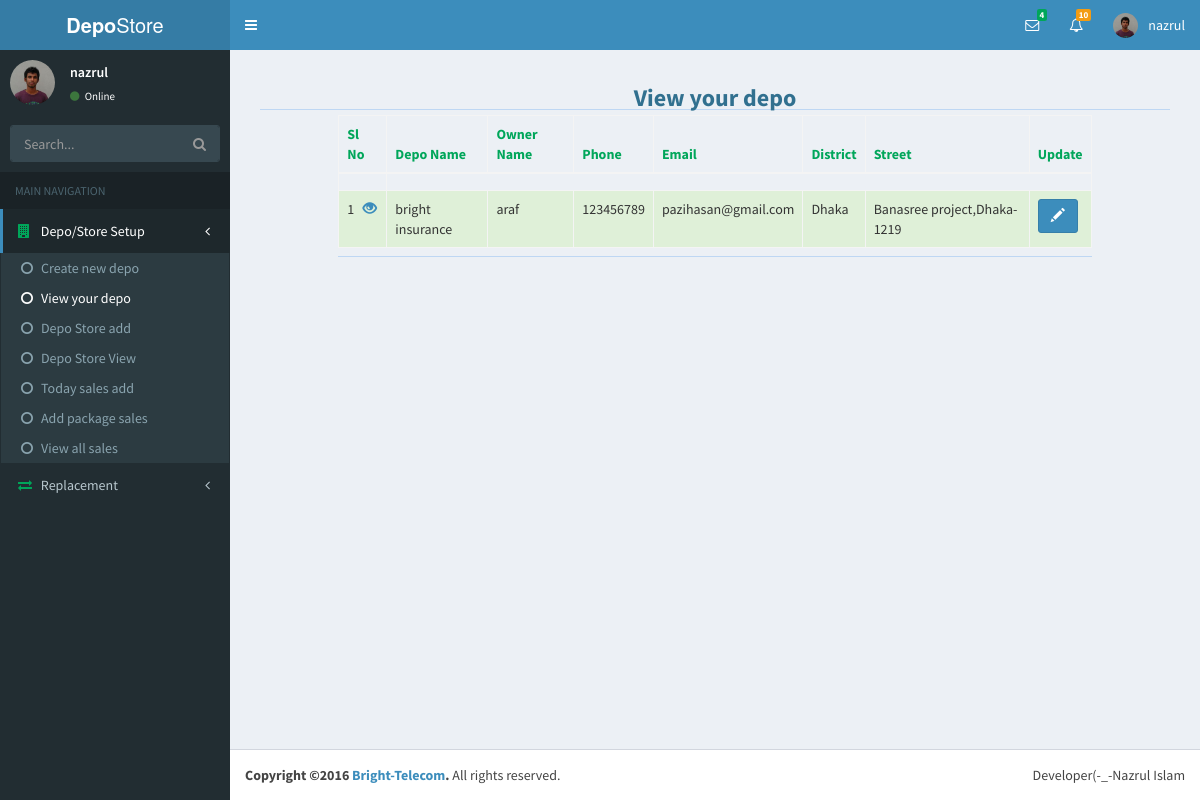
The app's page /index.php?page=depoView&folder=depoinfo (signed in) with its own data.
### tables this page shows
CREATE TABLE `user` (
  `id` int(11) NOT NULL,
  `userName` varchar(20) NOT NULL,
  `password` varchar(42) NOT NULL,
  `userType` varchar(20) NOT NULL,
  `last_login` timestamp NOT NULL DEFAULT CURRENT_TIMESTAMP,
  `status` varchar(8) NOT NULL
);

CREATE TABLE `depo` (
  `id` int(11) NOT NULL,
  `user_id` int(11) NOT NULL,
  `depo_name` varchar(80) NOT NULL,
  `first_name` varchar(15) NOT NULL,
  `last_name` varchar(15) NOT NULL,
  `birthDate` date NOT NULL,
  `nid` int(19) NOT NULL,
  `phone` int(11) NOT NULL,
  `email` varchar(35) NOT NULL,
  `website` varchar(35) NOT NULL,
  `upazilla` varchar(20) NOT NULL,
  `district` varchar(20) NOT NULL,
  `division` varchar(20) NOT NULL,
  `street` varchar(40) NOT NULL,
  `uploader` varchar(20) NOT NULL,
  `create_date` timestamp NOT NULL DEFAULT CURRENT_TIMESTAMP,
  `profile_update` timestamp NOT NULL DEFAULT CURRENT_TIMESTAMP ON UPDATE CURRENT_TIMESTAMP,
  `picture` varchar(47) NOT NULL
);

### necessaryClass/user.php (called while the page is built, shortened)
<?php
class loginUser{
	public function userLoginId(){
		if($_SESSION['userId']){
			return $_SESSION['userId'];
		}
		return false;
	}
}
$obj = new loginUser;
?>

### depoinfo/depoView.php (the view, shortened to what this page needs)
<?php
require('database.php');
include_once("necessaryClass/user.php");
$user_id=$obj->userLoginId();
$depoViewQuery=$db->prepare("SELECT `depo`.*, `depo`.`id` AS `depo_main_id`,`user`.`id` FROM `depo` LEFT JOIN `user` ON `depo`.`user_id`=`user`.`id` WHERE `depo`.`user_id`=?");
$depoViewQuery->bindParam(1,$user_id);
$depoViewQuery->execute();
$sl="";
$data="";
while($depoViewId=$depoViewQuery->fetch(PDO::FETCH_OBJ)){
	$sl++;
	$data.="
		<tr class='success'>
			<td>$sl<a href='index.php?page=depoInformationView&folder=depoinfo&viewDepoId=$depoViewId->depo_main_id'>&nbsp;&nbsp;&nbsp;<span class='glyphicon glyphicon-eye-open'></span><a></td>
			<td>$depoViewId->depo_name</td>
			<td>$depoViewId->first_name</td>
			<td>$depoViewId->phone</td>
			<td>$depoViewId->email</td>
			<td>$depoViewId->district</td>
			<td>$depoViewId->street</td>
			<td>
				<a href='index.php?page=depoInfoEdit&folder=depoinfo&depoInfoEditId=$depoViewId->depo_main_id' class='btn btn-primary'>
					<span class='glyphicon glyphicon-pencil'></span>
				</a>
			</td>
		</tr>
	";
}
?>
<div class="container-fluid">
	<div class="row">
		<div class="col-xs-6 col-sm-12">
			<h3 class="text text-center text-info"><b>View your depo</b></h3>
			<hr>
		</div>
	</div>
	<div class="row">
		<div class="col-xs-6 col-sm-10 col-sm-offset-1">
			<table class="table table-hover table-bordered">
				<thead class="text-green">
					<tr>
						<th>Sl No</th>
						<th>Depo Name</th>
						<th>Owner Name</th>
						<th>Phone</th>
						<th>Email</th>
						<th>District</th>
						<th>Street</th>
						<th>Update</th>
					</tr>
				</thead>
				<tbody>
					<td><?php echo $data; ?></td>
				</tbody>
			</table><hr>
		</div>
	</div>
</div>

### include/header.php (shortened to what this page needs)
<?php
require('database.php');
require('necessaryClass/user.php');
$userId=$_SESSION['userId'];
$userNameSelect=$db->prepare("SELECT * FROM `user` WHERE id=?");
$userNameSelect->bindParam(1,$userId);
$userNameSelect->execute();
$userNameRow=$userNameSelect->fetch(PDO::FETCH_ASSOC);
?>
<!DOCTYPE html>
<html>
	<head>
	  <link rel="stylesheet" href="bootstrap/css/bootstrap.min.css">
	  <link rel="stylesheet" href="https://cdnjs.cloudflare.com/ajax/libs/font-awesome/4.5.0/css/font-awesome.min.css">
	  <link rel="stylesheet" href="../datepicker/css/datepicker.css">
	  <link rel="stylesheet" href="dist/css/AdminLTE.min.css">
	       <link href="http://ajax.googleapis.com/ajax/libs/jqueryui/1.8/themes/base/jquery-ui.css" rel="stylesheet" type="text/css"/>
	  <link rel="stylesheet" href="dist/css/skins/_all-skins.min.css">
	  <link rel="stylesheet" href="datepicker/css/datepicker.css">
	  <link rel="stylesheet" href="plugins/bootstrap-wysihtml5/bootstrap3-wysihtml5.min.css">
	</head>
	<body class="hold-transition skin-blue sidebar-mini">
		<div class="wrapper">
		  <header class="main-header">
		    <a href="index.php" class="logo">
		      <span class="logo-lg"><b>Depo</b>Store</span>
		    </a>
		    <nav class="navbar navbar-static-top">
		      <a href="#" class="sidebar-toggle" data-toggle="offcanvas" role="button">
		      </a>
		      <div class="navbar-custom-menu">
		        <ul class="nav navbar-nav">
		          <li class="dropdown messages-menu">
		            <a href="#" class="dropdown-toggle" data-toggle="dropdown">
		              <i class="fa fa-envelope-o"></i>
		              <span class="label label-success">4</span>
		            </a>
		          </li>
		          <li class="dropdown notifications-menu">
		            <a href="#" class="dropdown-toggle" data-toggle="dropdown">
		              <i class="fa fa-bell-o"></i>
		              <span class="label label-warning">10</span>
		            </a>
		          </li>
		          <li class="dropdown user user-menu">
		            <a href="#" class="dropdown-toggle" data-toggle="dropdown">
		              <img src="dist/img/user2-160x160.jpg" class="user-image" alt="User Image">
		              <span class="hidden-xs"><?php echo $userNameRow['userName'];?></span>
		            </a>
		          </li>
		        </ul>
		      </div>
		    </nav>
		  </header>

### include/sideBar.php (shortened to what this page needs)
<aside class="main-sidebar">
    <section class="sidebar">
      <div class="user-panel">
        <div class="pull-left image">
          <img src="dist/img/user2-160x160.jpg" class="img-circle" alt="User Image">
        </div>
        <div class="pull-left info">
          <p><?php echo $userNameRow['userName'];?></p>
          <a href="#"><i class="fa fa-circle text-success"></i> Online</a>
        </div>
      </div>
      <form action="#" method="get" class="sidebar-form">
        <div class="input-group">
          <input type="text" name="q" class="form-control" placeholder="Search...">
              <span class="input-group-btn">
                <button type="submit" name="search" id="search-btn" class="btn btn-flat"><i class="fa fa-search"></i>
                </button>
              </span>
        </div>
      </form>
      <ul class="sidebar-menu">
        <li class="header">MAIN NAVIGATION</li>
        <li class="<?php echo(isset($_GET['folder']) && $_GET['folder']=='depoinfo')?'active':null;?> treeview">
          <a href="#">
            <i class="fa fa-building text-green"></i> <span>Depo/Store Setup</span>
            <span class="pull-right-container">
              <i class="fa fa-angle-left pull-right"></i>
            </span>
          </a>
          <ul class="treeview-menu">
            <li class="<?php echo (isset($_GET['page']) && $_GET['page']=='depoInfoSetup')? 'active':null;?>"><a href="index.php?page=depoInfoSetup&folder=depoinfo"><i class="fa fa-circle-o"></i>Create new depo</a></li>
            <li class="<?php echo (isset($_GET['page']) && $_GET['page']=='depoView')? 'active':null;?>"><a href="index.php?page=depoView&folder=depoinfo"><i class="fa fa-circle-o"></i>View your depo</a></li>
            <li class="<?php echo (isset($_GET['page']) && $_GET['page']=='depoStoreSetup')? 'active':null;?>"><a href="index.php?page=depoStoreSetup&folder=depoinfo"><i class="fa fa-circle-o"></i>Depo Store add</a></li>
            <li class="<?php echo (isset($_GET['page']) && $_GET['page']=='depoStoreView')? 'active':null;?>"><a href="index.php?page=depoStoreView&folder=depoinfo"><i class="fa fa-circle-o"></i>Depo Store View</a></li>
            <li class="<?php echo (isset($_GET['page']) && $_GET['page']=='depoTodaySales')? 'active':null;?>"><a href="index.php?page=depoTodaySales&folder=depoinfo"><i class="fa fa-circle-o"></i>Today sales add</a></li>
            <li class="<?php echo (isset($_GET['page']) && $_GET['page']=='packageSetup')? 'active':null;?>"><a href="index.php?page=packageSetup&folder=depoinfo"><i class="fa fa-circle-o"></i>Add package sales</a></li>
            <li class="<?php echo (isset($_GET['page']) && $_GET['page']=='viewDepoTotalSales')? 'active':null;?>"><a href="index.php?page=viewDepoTotalSales&folder=depoinfo"><i class="fa fa-circle-o"></i>View all sales</a></li>
          </ul>
        </li>
        <li class="<?php echo(isset($_GET['folder']) && $_GET['folder']=='replace')?'active':null;?> treeview">
        	<a href="#">
            <i class="fa fa-exchange text-green"></i> <span>Replacement</span>
            <span class="pull-right-container">
              <i class="fa fa-angle-left pull-right"></i>
            </span>
          </a>
        </li>
      </ul>
    </section>
  </aside>

### index.php (shortened to what this page needs)
<?php include('include/header.php'); ?>
<?php include('include/sideBar.php');?>
		  <div class="content-wrapper">
		    <section class="content">
		    	<?php
		    		if(isset($_GET['page'])){
		    			$page=$_GET['page'];
		    			if(isset($_GET['folder'])){
		    				$folder=$_GET['folder'];
		    				include($folder.'/'.$page.'.php');
		    			}else{
		    				include($page.'.php');
		    			}
		    		}
		    	?>
		    </section>
		  </div>
<?php include('include/footer.php');?>

### include/footer.php (shortened to what this page needs)
		  <footer class="main-footer">
		    <div class="pull-right hidden-xs">
		      <p>Developer(-_-Nazrul Islam</p>
		    </div>
		    <strong>Copyright &copy;<?php echo date('Y');?> <a href="nazrul.com.bd">Bright-Telecom</a>.</strong> All rights
		    reserved.
		  </footer>
		</div>
	</body>
</html>

### records on screen
user: userName "nazrul"
depo: depo_name "bright insurance", first_name "araf", phone "123456789", email "pazihasan@gmail.com", district "Dhaka", street "Banasree project,Dhaka-1219"
